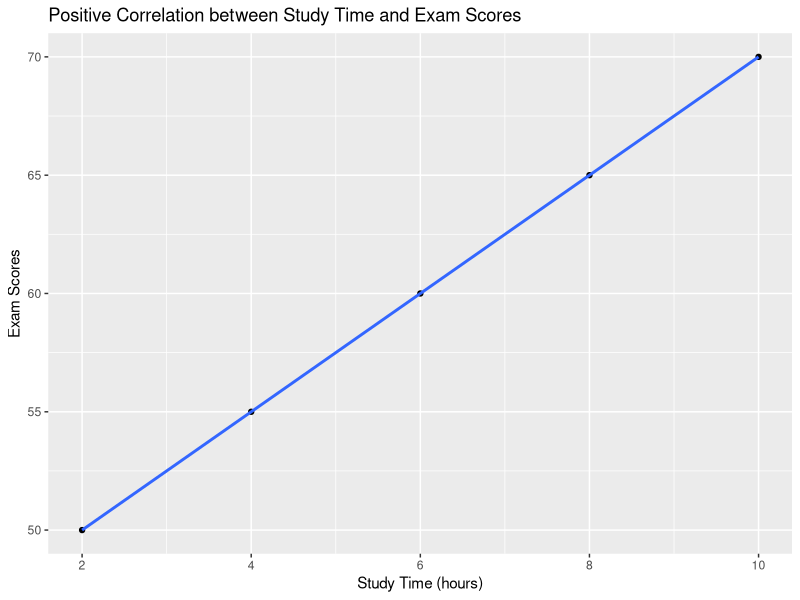
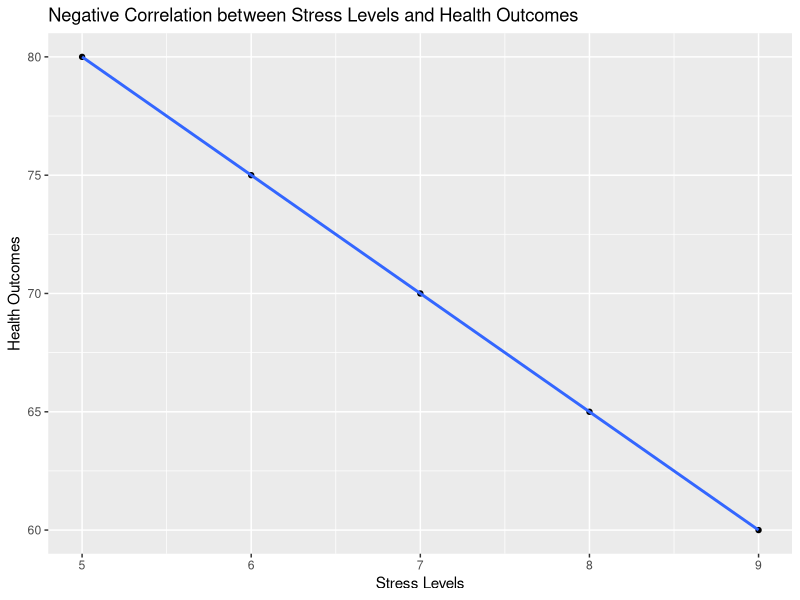
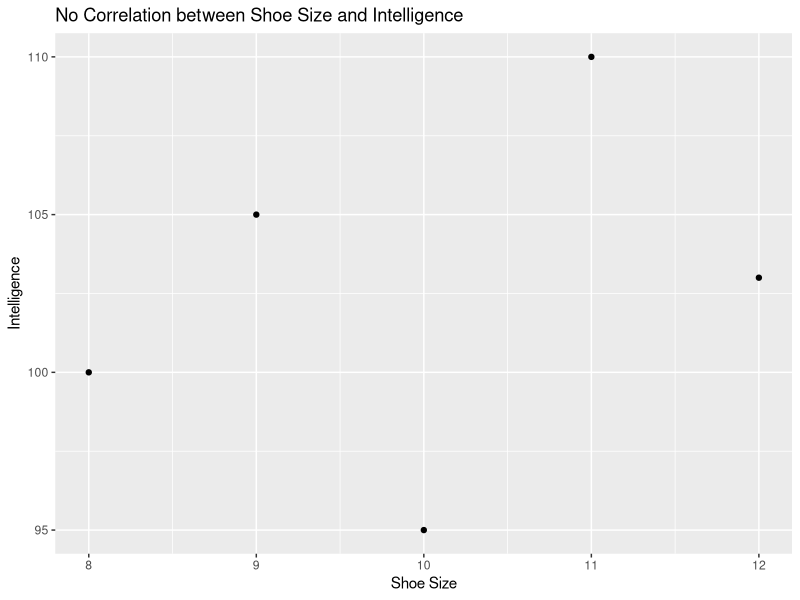
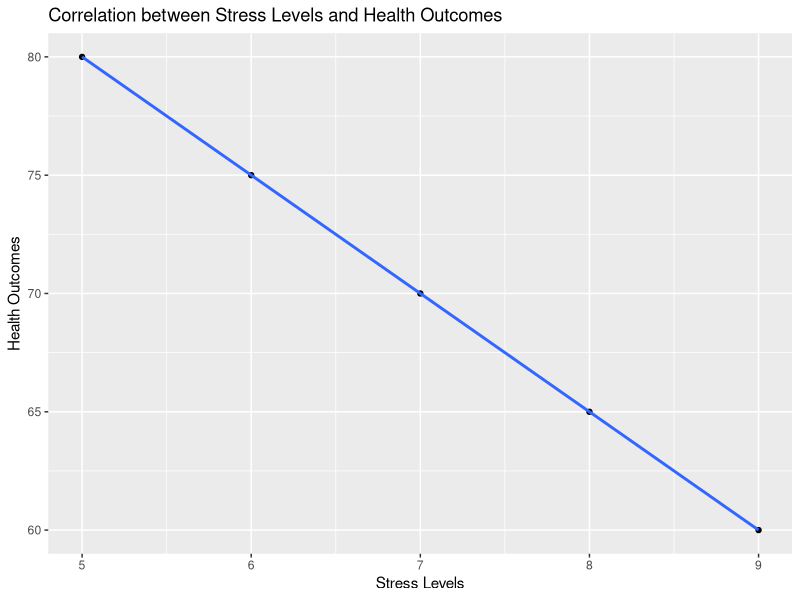
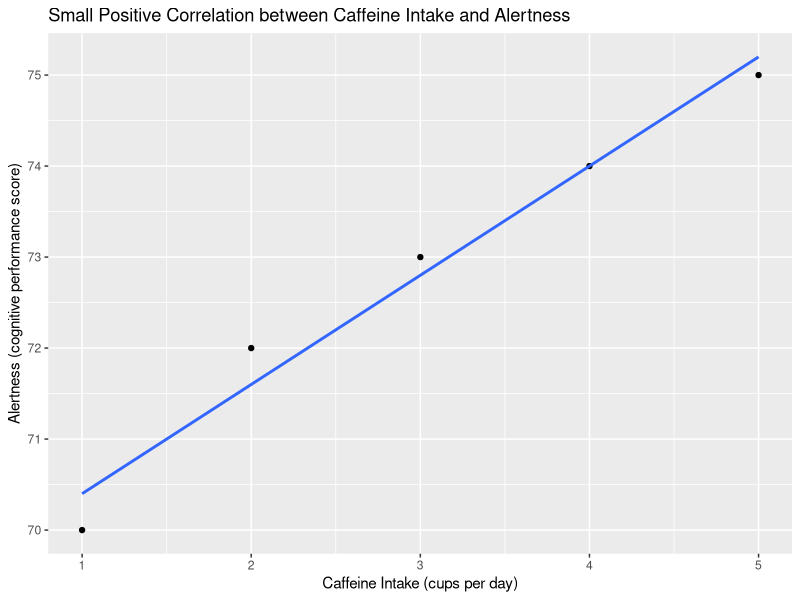
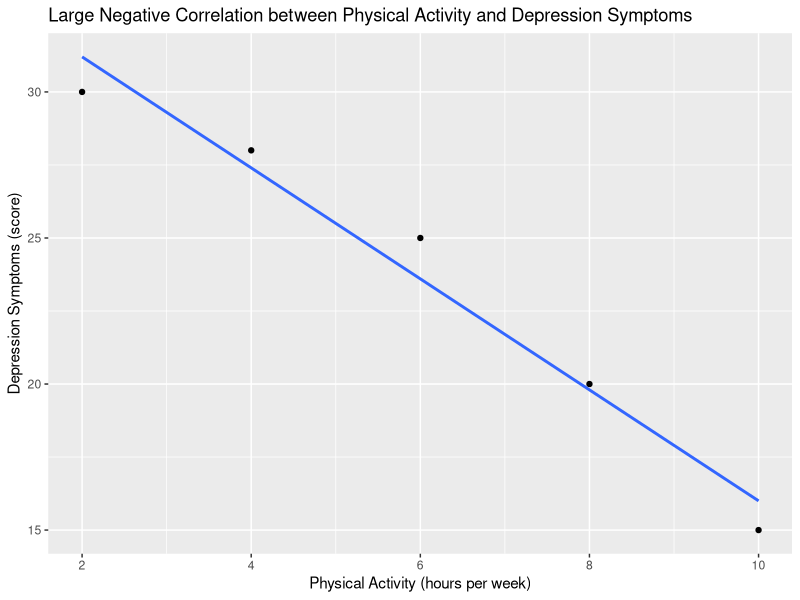

The R source for these figures, in order:
## ---- chunk 1
# Load the ggplot2 package
library(ggplot2)

# Sample data: study time and exam scores
study_time <- c(2, 4, 6, 8, 10)
exam_scores <- c(50, 55, 60, 65, 70)

# Create a scatter plot with a trend line
ggplot(data = data.frame(study_time, exam_scores), aes(x = study_time, y = exam_scores)) +
  geom_point() +
  geom_smooth(method = "lm", se = FALSE) +
  labs(title = "Positive Correlation between Study Time and Exam Scores", x = "Study Time (hours)", y = "Exam Scores")
## ---- chunk 2
# Sample data: stress levels and health outcomes
stress_levels <- c(5, 6, 7, 8, 9)
health_outcomes <- c(80, 75, 70, 65, 60)

# Create a scatter plot with a trend line
ggplot(data = data.frame(stress_levels, health_outcomes), aes(x = stress_levels, y = health_outcomes)) +
  geom_point() +
  geom_smooth(method = "lm", se = FALSE) +
  labs(title = "Negative Correlation between Stress Levels and Health Outcomes", x = "Stress Levels", y = "Health Outcomes")
## ---- chunk 3
# Sample data: shoe size and intelligence
shoe_size <- c(8, 9, 10, 11, 12)
intelligence <- c(100, 105, 95, 110, 103)

# Create a scatter plot
ggplot(data = data.frame(shoe_size, intelligence), aes(x = shoe_size, y = intelligence)) +
  geom_point() +
  labs(title = "No Correlation between Shoe Size and Intelligence", x = "Shoe Size", y = "Intelligence")
## ---- chunk 4
# Sample data
study_time <- c(2, 4, 6, 8, 10)
exam_scores <- c(50, 55, 60, 65, 70)

# Calculate Pearson's correlation coefficient
correlation <- cor.test(study_time, exam_scores)
correlation
## ---- chunk 5
# Load the ggplot2 package
library(ggplot2)

# Sample data
stress_levels <- c(5, 6, 7, 8, 9)
health_outcomes <- c(80, 75, 70, 65, 60)

# Create scatter plot with trend line
ggplot(data = data.frame(stress_levels, health_outcomes), aes(x = stress_levels, y = health_outcomes)) +
  geom_point() +
  geom_smooth(method = "lm", se = FALSE) +
  labs(title = "Correlation between Stress Levels and Health Outcomes", x = "Stress Levels", y = "Health Outcomes")
## ---- chunk 6
library(ggplot2)

# Sample data: caffeine intake and alertness
caffeine_intake <- c(1, 2, 3, 4, 5)
alertness <- c(70, 72, 73, 74, 75)

# Create scatter plot with trend line
ggplot(data = data.frame(caffeine_intake, alertness), aes(x = caffeine_intake, y = alertness)) +
  geom_point() +
  geom_smooth(method = "lm", se = FALSE) +
  labs(title = "Small Positive Correlation between Caffeine Intake and Alertness", x = "Caffeine Intake (cups per day)", y = "Alertness (cognitive performance score)")
## ---- chunk 7
# Sample data: physical activity and depression symptoms
physical_activity <- c(2, 4, 6, 8, 10)
depression_symptoms <- c(30, 28, 25, 20, 15)

# Create scatter plot with trend line
ggplot(data = data.frame(physical_activity, depression_symptoms), aes(x = physical_activity, y = depression_symptoms)) +
  geom_point() +
  geom_smooth(method = "lm", se = FALSE) +
  labs(title = "Large Negative Correlation between Physical Activity and Depression Symptoms", x = "Physical Activity (hours per week)", y = "Depression Symptoms (score)")
## ---- chunk 8
# Sample data
stress <- c(7, 6, 5, 4, 3)
sleep_quality <- c(60, 65, 70, 75, 80)

# Calculate correlation in both directions
cor.test(stress, sleep_quality)
cor.test(sleep_quality, stress)
## ---- chunk 9
# Sample data
study_hours <- c(2, 4, 6, 8, 10)
exam_scores <- c(50, 55, 60, 65, 70)

# Calculate Pearson's correlation coefficient

## ---- chunk 10
library(ggplot2)

# Sample data
study_hours <- c(2, 4, 6, 8, 10)
exam_scores <- c(50, 55, 60, 65, 70)

# Create scatter plot with trend line

